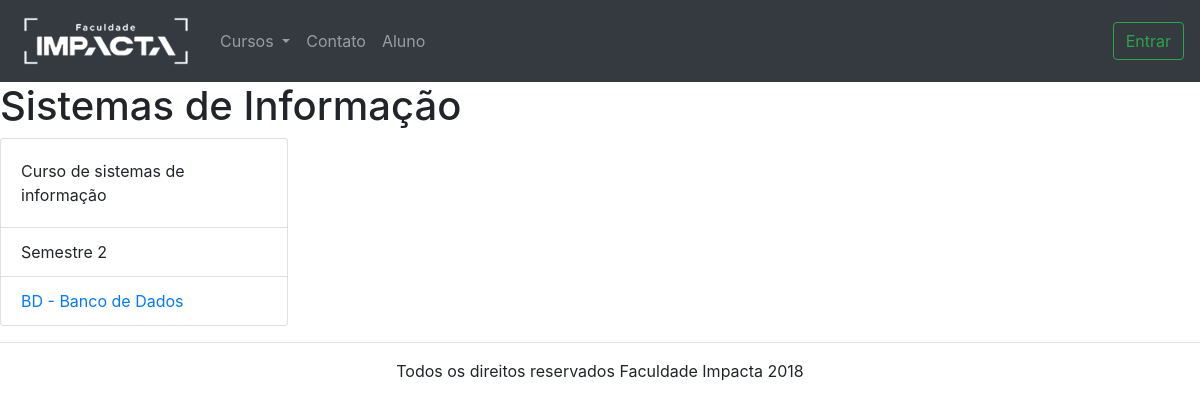
Screenshot of /curso/SI/ with the database file from the repository.
### curriculo/models.py (models this page shows, shortened)
class Curso(models.Model):
    TIPOS_CURSOS = (
        ('T', 'Tecnólogo'),
        ('G', 'Graduação')
    )
    nome = models.CharField('Nome', max_length=120)
    sigla = models.CharField('Sigla', max_length=5, unique=True)
    sobre = models.TextField('Sobre o curso', null=True)
    duracao = models.SmallIntegerField('Semestres',default=4)
    tipo = models.CharField('Tipo', max_length=1, choices=TIPOS_CURSOS)
    noturno = models.BooleanField('Noturno?',default=True)
    diurno = models.BooleanField('Diurno?',default=False)
    class Meta:
        db_table = 'CURSO'

class DisciplinaOfertada(models.Model):
    SEMESTRES = (
        (1, '1º Semestre'),
        (2, '2º Semestre')
    )
    curso = models.ForeignKey(
        'curriculo.Curso',
        on_delete=models.DO_NOTHING
    )
    disciplina = models.ForeignKey(
        'curriculo.Disciplina',
        on_delete=models.DO_NOTHING
    )
    ano = models.SmallIntegerField('Ano')
    semestre = models.SmallIntegerField(
        'Semestre',
        choices=SEMESTRES
    )
    turma = models.CharField('Turma', max_length=1)
    data_inicio = models.DateField(
        "Data Ínicio"
    )
    data_fim = models.DateField("Data Fim")
    metodologia = models.TextField("Metodologia", blank=True)
    recursos = models.TextField("Recursos", blank=True)
    criterio_de_avaliacao = models.TextField("Critério de Avaliação", blank=True)
    plano_de_aulas = models.TextField("Plano de Aulas", blank=True)
    class Meta:
        db_table = 'DISCIPLINA_OFERTADA'

class Disciplina(models.Model):
    STATUS = (
        ('ABERTO','Aberta'),
        ('FECHADO', 'Fechada')
    )
    nome = models.CharField(
        'Nome',
        max_length=30,
        unique=True
    )
    identificador = models.CharField(
        'Sigla',
        max_length=30,
        unique=True
    )
    data = models.DateField(
        "Data de Início",
        auto_now_add=True
    )
    status = models.CharField(
        "Status",
        max_length=10,
        choices=STATUS
    )
    plano_de_ensino = models.TextField(
        "Plano de Ensino",
        blank=True
    )
    carga_horaria = models.SmallIntegerField(
        "Carga Horária"
    )
    competencias = models.TextField(
        "Competências",
        blank=True
    )
    habilidades = models.TextField(
        "Habilidades",
        blank=True
    )
    ementa = models.TextField(
        "Ementa",
        blank=True
    )
    conteudo_programatico = models.TextField(
        "Conteúdo Programático",
        blank=True
    )
    bibliografia_basica = models.TextField(
        "Bibliografia Básica",
        blank=True
    )
    bibliografia_complementar = models.TextField(
        "Bibliografia Complementar",
        blank=True
    )
    percentual_pratico = models.SmallIntegerField(
        "Percentual Prático"
    )
    percentual_teorico = models.SmallIntegerField(
        "Percentual Teórico"
    )
    def __str__(self):
        return self.nome
    class Meta:
        db_table = 'DISCIPLINA'

### curriculo/views.py (the view)
# urls.py: path('<str:sigla>/', views.curso, name="curso"),
def curso(request, sigla):
    curso = get_object_or_404(Curso, sigla=sigla)
    curso.semestres = [
        'Semestre 2',
    ]
    ano = datetime.now().year
    sem_corrente = 1 if datetime.now().month <=6 else 2
    disciplinas = DisciplinaOfertada.objects.filter(ano=ano,semestre=sem_corrente,curso=curso)
    context = {
        "curso": curso,
        "disciplinas_ofertadas": disciplinas
    }
    return render(request, "curriculo/curso.html", context)

### curriculo/context_processors.py (called while the page is built)
def lista_cursos(request):
    return {
        "cursos": Curso.objects.all()
    }

### curriculo/templates/curriculo/curso.html (shortened to what this page needs)
{% extends "base.html" %}
{% block conteudo %}
  <h1>{{ curso.nome }}</h1>
  <div class="card" style="width: 18rem;">
    <div class="card-body">
      <p class="card-text">{{ curso.sobre }}</p>
    </div>
    <ul class="list-group list-group-flush">
      {% for sem in curso.semestres %}
        <li class="list-group-item">
            {{ sem }}
        </li>
      {% endfor %}
      {% for dof in disciplinas_ofertadas%}
        <li class="list-group-item">
          <a href="{% url 'disciplina' curso.sigla dof.disciplina.identificador %}" class="card-link">
            {{ dof.disciplina.identificador }} - {{ dof.disciplina }}
          </a>
        </li>
      {% endfor %}
    </ul>
  </div>
{% endblock %}

### core/static/css/app.css (style rules this page uses)
body { font-family: "Arial"; }
html { box-sizing: border-box; }
body { margin: 0; background-color: steelblue, }

### rows the page displays
Curso: nome "Sistemas de Informação", sobre "Curso de sistemas de informação"
DisciplinaOfertada: disciplina.identificador "BD", disciplina "Banco de Dados"

### other values shown
{{ sem }} "Semestre 2"
